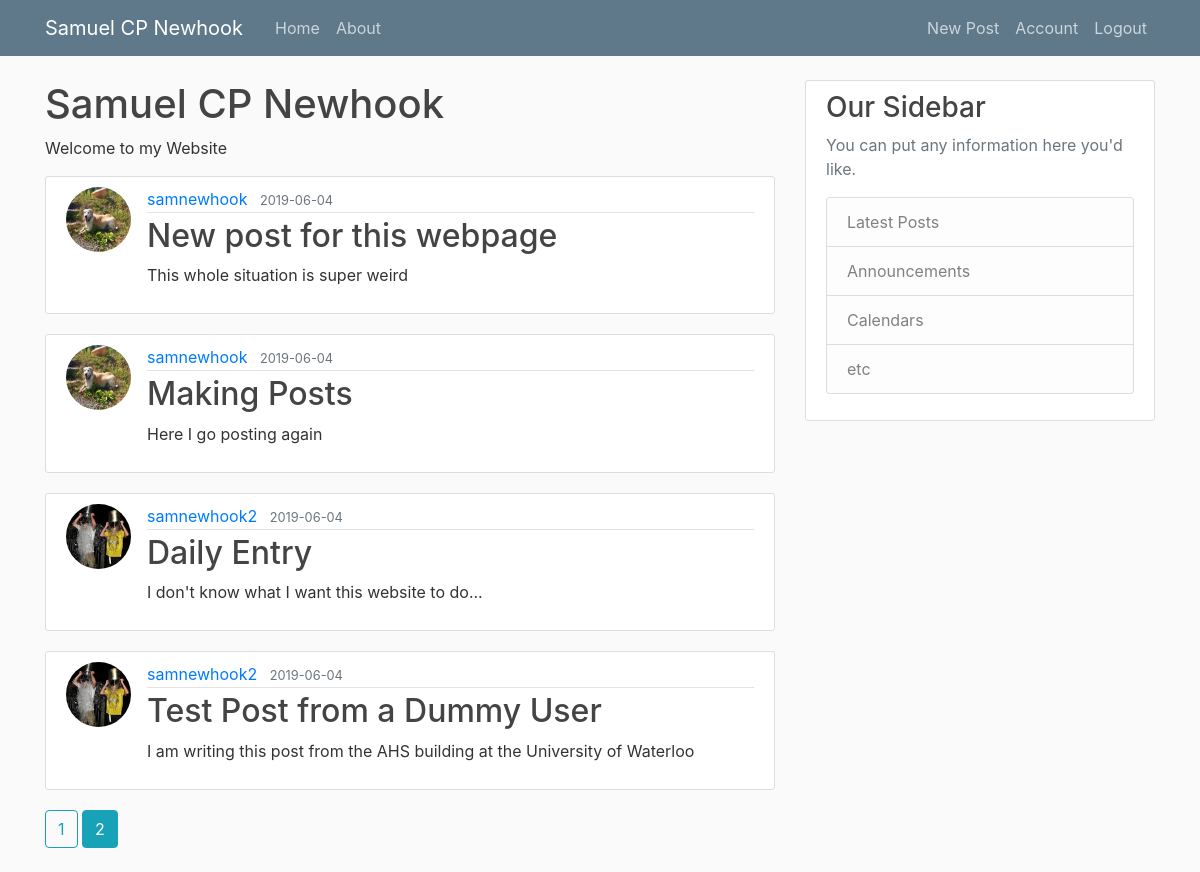
/home?page=2 (signed in), run on the app's committed database.
### samnewhook/models.py (models this page shows, shortened)
class Post(db.Model):
    id = db.Column(db.Integer, primary_key=True)
    title = db.Column(db.String(100), nullable=False)
    date_posted = db.Column(db.DateTime, nullable=False, default=datetime.utcnow)
    content = db.Column(db.Text, nullable=False)
    user_id = db.Column(db.Integer, db.ForeignKey('user.id'), nullable=False)

class User(db.Model, UserMixin):
    id = db.Column(db.Integer, primary_key=True)
    username = db.Column(db.String(20), unique=True, nullable=False)
    email = db.Column(db.String(120), unique=True, nullable=False)
    image_file = db.Column(db.String(20), nullable=False, default='default.jpg')
    password = db.Column(db.String(60), nullable=False)
    posts = db.relationship('Post', backref='author', lazy=True)

### samnewhook/routes.py (the view)
@app.route("/")
@app.route("/home")
def home():
    page = request.args.get('page', 1, type=int)
    posts = Post.query.order_by(Post.date_posted.desc()).paginate(page=page, per_page=5)
    return render_template('home.html', posts=posts)

### samnewhook/models.py (called while the page is built)
@login_manager.user_loader
def load_user(user_id):
    return User.query.get(int(user_id))

### samnewhook/templates/home.html
{% extends "layout.html" %}
{% block content %}
<div>
    <h1>Samuel CP Newhook</h1>
    <p>Welcome to my Website</p>
</div>
{% for post in posts.items %}
<article class="media content-section">
  <img class="rounded-circle article-img" src="{{ url_for('static', filename='profile_pics/' + post.author.image_file)}}">
  <div class="media-body">
    <div class="article-metadata">
      <a class="mr-2" href="{{ url_for('user_posts', username=post.author.username) }}"> {{ post.author.username }}</a>
      <small class="text-muted">{{ post.date_posted.strftime('%Y-%m-%d') }}</small>
    </div>
    <h2><a class="article-title" href="{{ url_for('post', post_id=post.id) }}">{{ post.title }}</a></h2>
    <p class="article-content">{{ post.content }}</p>
  </div>
</article>
{% endfor %}
    {% for page_num in posts.iter_pages(left_edge=1, right_edge=1, left_current=1, right_current=2) %}
        {% if page_num %}
            {% if posts.page == page_num %}
                <a class="btn btn-info mb-4" href="{{ url_for('home', page=page_num) }}">{{ page_num }}</a>
            {% else%}
                <a class="btn btn-outline-info mb-4" href="{{ url_for('home', page=page_num) }}">{{ page_num }}</a>
            {% endif %}
        {% else%}
            ...
        {% endif %}
    {% endfor %}
{% endblock content%}

### samnewhook/static/main.css (style rules this page uses)
body { background: #fafafa; color: #333333; margin-top: 5rem; }
h1, h2, h3, h4, h5, h6 { color: #444444; }
.content-section { background: #ffffff; padding: 10px 20px; border: 1px solid #dddddd; border-radius: 3px; margin-bottom: 20px; }
.article-title { color: #444444; }
.article-content { white-space: pre-line; }
.article-img { height: 65px; width: 65px; margin-right: 16px; }
.article-metadata { padding-bottom: 1px; margin-bottom: 4px; border-bottom: 1px solid #e3e3e3 }

### data on the page
Post: image_file (picture), author.username "samnewhook", date_posted "2019-06-04", title "New post for this webpage", content "This whole situation is super weird"
Post: image_file (picture), author.username "samnewhook", date_posted "2019-06-04", title "Making Posts", content "Here I go posting again"
Post: image_file (picture), author.username "samnewhook2", date_posted "2019-06-04", title "Daily Entry", content "I don't know what I want this website to do..."
Post: image_file (picture), author.username "samnewhook2", date_posted "2019-06-04", title "Test Post from a Dummy User", content "I am writing this post from the AHS building at the University of Waterloo"

### other printed values
{{ page_num }} "1"
{{ page_num }} "2"
